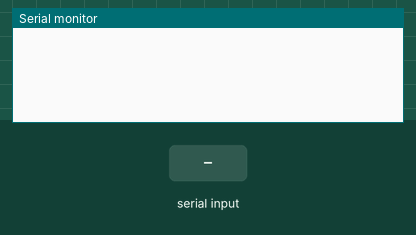
Recording of a sketch running on a simulated Arduino Uno, built with avr-gcc and run on an emulated ATmega328P. On the bench: the last lines printed to the serial monitor. The inputs (shaded band) are chosen by the test bench. Random numbers use the default seed unless the sketch sets one.

Above: at 1.2 s.
1.3 s: "1\n" received over the second serial link
At 2.5 s:
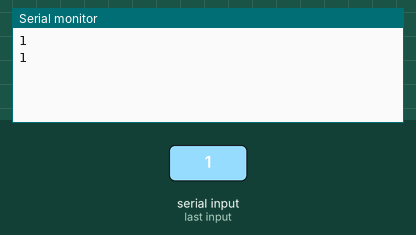
2.8 s: "0\n" received over the second serial link
At 3.6 s:
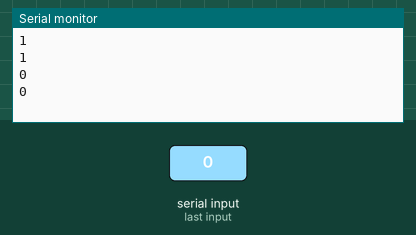
4.3 s: "2\n" received over the second serial link
At 5.0 s:
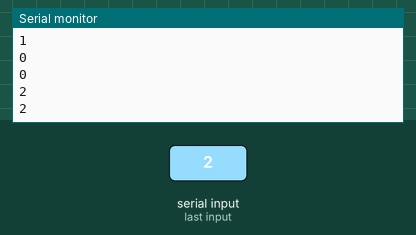
Timing chart, 0 to 7.3 s (numbered marks = the images above; inputs shaded):
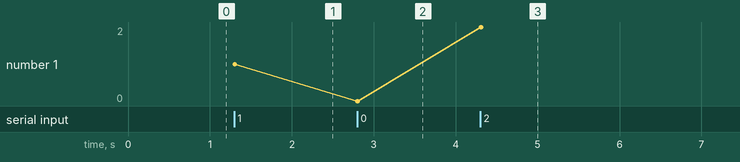

Measured:
- after the input at 1.3 s, the serial monitor: prints a new line at once (image 1)
- after the input at 2.8 s, the serial monitor: prints a new line at once (image 2)
- after the input at 4.3 s, the serial monitor: prints a new line at once (image 3)
- plotted number 1: 1 → 0 after the input at 2.8 s, 0 → 2 after the input at 4.3 s

The sketch:

HumanToRobotMelody.ino
```cpp
#include <SoftwareSerial.h>


// ------ Motor Configuration ---------
int motorA=8;
int pwmA=9;     // Must be PWM.  In UNO these are: 3, 5, 6, 9, 10, 11
int motorB=5;
int pwmB=6;     // Must be PWM

// ------ Comms Config -------------

SoftwareSerial jeVoisSerial(10,11);
SoftwareSerial blueSerial(2,3);   // Rx, Tx

// ------ Variables ------------
int intIn = 0;
char charIn = 0;
String value = "";
int linLeft,linRight;
unsigned long last_change = millis();
int wait_time = 2000;
int maxSpeed = 126;


void setup() {
  Serial.begin(9600);
  jeVoisSerial.begin(9600);
  blueSerial.begin(9600);
  //iniMotors();
  //sendMotors(0,0);
  randomSeed(analogRead(0));
}

void loop() {

    jeVoisSerial.listen();
    while(jeVoisSerial.available()) {

      intIn = jeVoisSerial.read();
      Serial.write(intIn);
      if (intIn != '\n'){
        value += char(intIn);
      }
      else{
        Serial.println(value);
        blueSerial.println(value);
        value = "";
      }
    }
    delay(10);

    if(last_change + wait_time < millis()){
      linLeft = random(0, maxSpeed*2) - maxSpeed;
      linRight = random(0, maxSpeed*2) - maxSpeed;
      //sendMotors(linRight, linLeft);
      last_change = millis();
    }
}

void iniMotors() {
  pinMode(motorA,OUTPUT);
  pinMode(pwmA,OUTPUT);
  pinMode(motorB,OUTPUT);
  pinMode(pwmB,OUTPUT);
}

void sendMotors(int left, int right){
  left = constrain(left,-255,255);
  right = constrain(right,-255,255);

  boolean bMinusLeft = left < 0;
  boolean bMinusRight = right < 0;

  if(bMinusLeft) {
    digitalWrite(motorA,HIGH);
    analogWrite(pwmA,255-abs(left));
  }
  else {
    digitalWrite(motorA,LOW);
    analogWrite(pwmA,abs(left));
  }

  if(bMinusRight) {
    digitalWrite(motorB,HIGH);
    analogWrite(pwmB,255-abs(right));
  }
  else {
    digitalWrite(motorB,LOW);
    analogWrite(pwmB,abs(right));
  }
  delay(5);
}
```
